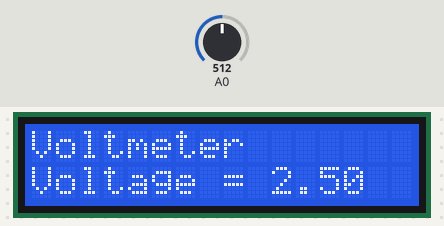
Bench run of a sketch on a simulated Arduino Uno, built with avr-gcc and run on an emulated ATmega328P. On the bench: 16×2 character LCD. The inputs (shaded band) are chosen by the test bench; at power-on: A0 = 512.

Above: at 4.2 s.
4.3 s: A0 set to 716
At 5.5 s:
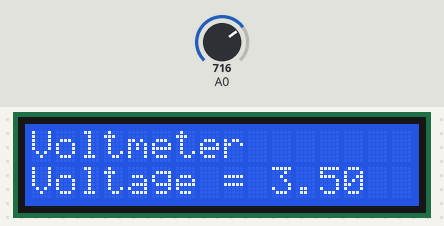
5.8 s: A0 set to 900
At 6.4 s:
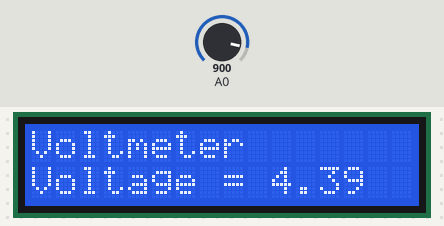
7.5 s: A0 set to 1023
At 8.2 s:
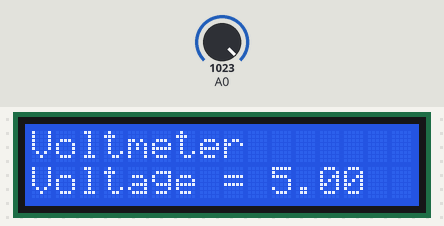
Timing chart, 0 to 10.5 s (numbered marks = the images above; inputs shaded):
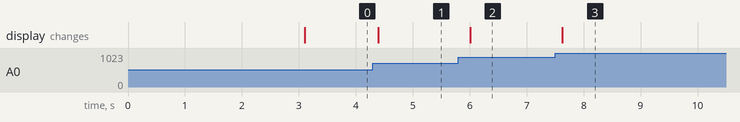

Measured:
- after the input at 4.3 s, the display: changes after 0.09 s (image 1)
- after the input at 5.8 s, the display: changes after 0.21 s (image 2)
- after the input at 7.5 s, the display: changes after 0.13 s (image 3)

The sketch:

Voltmeter.ino
```cpp
#include <Wire.h>
#include <LiquidCrystal_I2C.h>
LiquidCrystal_I2C lcd(0x27,16,2);  // set the LCD address to 0x27 for a 16 chars and 2 line display

float input_voltage = 0.0;
int analog_value;

void setup()
{
 lcd.init();                      // initialize the lcd
 // Print a message to the LCD.
 lcd.backlight();
 lcd.print("Hello there");
 delay(3000);
 lcd.clear();
}
void loop()
{
  analog_value = analogRead(A0);
  // The number of analog-to-digital converter bits is the amount of bits that make up an ADC reading.
  // For example, a particular ADC may hold 10 bits. That means that when it converts an analog value to a digital value, it stores it in 10 bits.
  input_voltage = (analog_value * 5.0) / 1024.0;


   if (input_voltage < 0.1)
   {
     input_voltage = 0.0;
   }
    lcd.setCursor(0, 0);
    lcd.print("Voltmeter");
    lcd.setCursor(0, 1);
    lcd.print("Voltage = ");
    lcd.print(input_voltage);
    delay(300);
}
```
